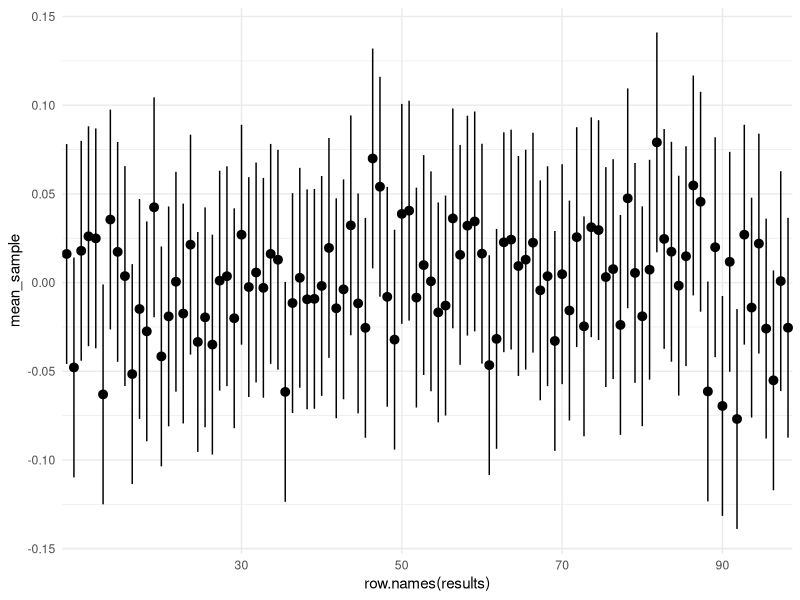
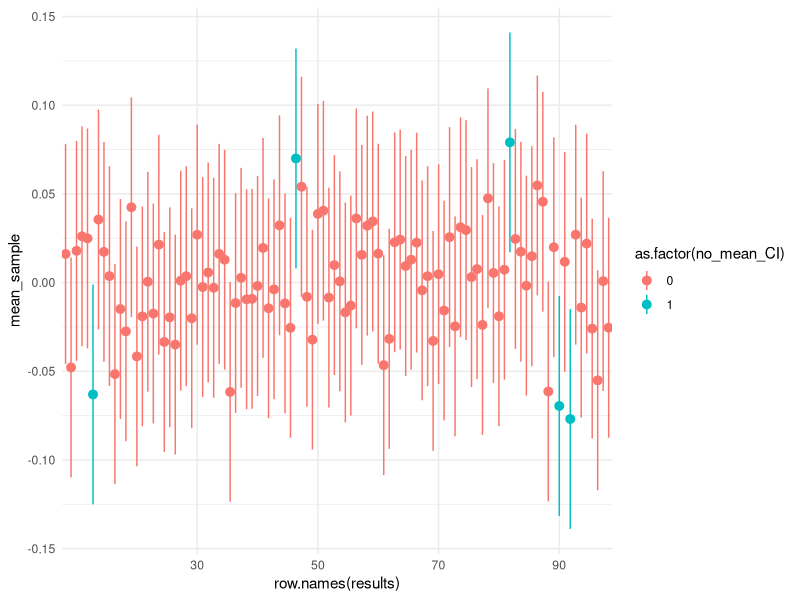

Recreate these plots in R, in order.
## ---- chunk 1
knitr::opts_chunk$set(echo = TRUE)
## ---- chunk 2
set.seed(123)
library(tidyverse)
## ---- chunk 3
samples <- matrix(NA, 100, 1000)

for (i in 1:100) {
 samples[i,] <- rnorm(1000, m = 0, sd = 1)
 }
## ---- chunk 4
# Bias is sample mean - the mean which we used to create the samples
bias <- rowMeans(samples) - 0
mean_sample <- rowMeans(samples) # They are the same, but just for practice I like to keep them separate
# Variance is standard deviation squared so still 1 (which is also logical because it is a standard normal)
SE <- rep(1/sqrt(ncol(samples)), 100)
# lower bound of 95% CI
lowerCI <- mean_sample - 1.96 * SE
# upper bound of 95% CI:
upperCI <- mean_sample + 1.96 * SE

## Putting it all together in a dataframe
results <- as.data.frame(cbind(mean_sample, bias, SE, lowerCI, upperCI))

## ---- chunk 5
ggplot(data = results,
       aes(
         x = row.names(results),
         y = mean_sample,
         ymin = lowerCI,
         ymax = upperCI
       )) +
  geom_pointrange() + 
  theme_minimal() + 
  scale_x_discrete(breaks = c(0, 30, 50, 70, 90))
## ---- chunk 6
results <-
  results %>% mutate(no_mean_CI = case_when(lowerCI < 0 &
                                              0 < upperCI ~ 0, TRUE ~ 1))

ggplot(data = results,
       aes(
         x = row.names(results),
         y = mean_sample,
         ymin = lowerCI,
         ymax = upperCI,
         color = as.factor(no_mean_CI)
       )) +
  geom_pointrange() + theme_minimal() +
  scale_x_discrete(breaks = c(0, 30, 50, 70, 90))
## ---- chunk 7
results %>% filter(no_mean_CI == 1)
